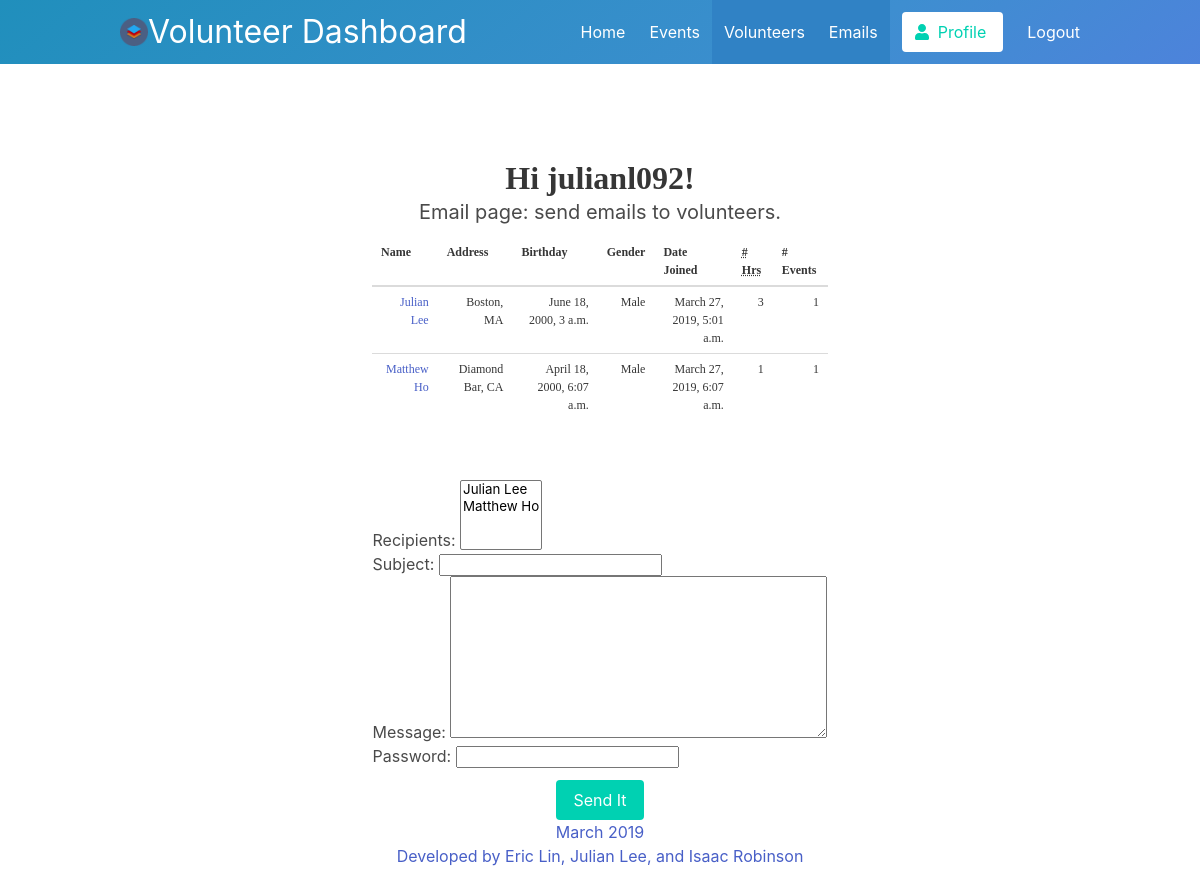
The page /emails/ (signed in) on the database its author committed.
### users/models.py (models this page shows, shortened)
class CustomUser(AbstractUser):
    first_name = models.CharField(max_length=30)
    last_name = models.CharField(max_length=30)
    REQUIRED_FIELDS = ['first_name', 'last_name', 'email']

### volunteers/models.py (models this page shows)
class Volunteer(models.Model):		# To store events
 	name = models.CharField(max_length=256)
 	address = models.CharField(max_length=256)
 	birthday = models.DateTimeField(default=timezone.now)	# default is today
 	gender = models.CharField(max_length=16)
 	email = models.EmailField()
 	date_joined = models.DateTimeField(default=timezone.now)  # keeps track of when they joined
 	num_hours = models.IntegerField(default=0)
 	num_events = models.IntegerField(default=0)
 	def __str__(self):
 		return self.name

### emails/views.py (the view, shortened to what this page needs)
def index(request):
    context = {'volunteers': Volunteer.objects.all(), 'form': EmailForm}
    if request.method == 'GET':
        return render (request, 'emails.html', context)
    return render(request, 'emails.html',context)

### templates/emails.html (shortened to what this page needs)
{% extends 'base.html' %}
{% block content %}
	{% if user.is_authenticated %}
    <section class="section">
      <div class="hero-body">
        <div class="container has-text-centered">
          <h1 class="title">
            Hi {{ user.username }}!
          </h1>
          <h2 class="subtitle">
            Email page: send emails to volunteers.
          </h2>
        </div>
        <div class="container has-text-centered">
          <div class="column is-6 is-offset-3">
            <table class="table">
              <thead>
                <tr>
                  <th> Name </th>
                  <th> Address </th>
                  <th> Birthday </th>
                  <th> Gender </th>
                  <th> Date Joined </th>
                  <th> <abbr title="Total hours volunteered"> # Hrs </abbr> </th>
                  <th> <abbr title="Number of events attended"> </abbr> # Events </th>
                </tr>
              </thead>
              <tbody>
                {% for volunteer in volunteers %}
                  <tr>
                    <td><a href="{% url 'edit_volunteer' %}?id={{volunteer.id}}"> {{volunteer.name}} </a></td>
                    <td> {{volunteer.address}} </td>
                    <td> {{volunteer.birthday}} </td>
                    <td> {{volunteer.gender}} </td>
                    <td> {{volunteer.date_joined}} </td>
                    <td> {{volunteer.num_hours}} </td>
                    <td> {{volunteer.num_events}} </td>
                  </tr>
                {% endfor %}
              </tbody>
            </table>
          </div>
        </div>
      </div>
      <form method="post">
        <div class="field is-grouped is-grouped-centered">
          <div class="control">
            {{ form.as_p }}
          </div>
        </div>
        <div class="field is-grouped is-grouped-centered">
          <div class="control">
            <button type="submit" class="button is-primary">Send It</button>
          </div>
        </div>
      </form>
      <div class="hero-foot is-light has-text-centered">
        <a>
          March 2019 <br>
          Developed by Eric Lin, Julian Lee, and Isaac Robinson
        </a>
      </div>
    </section>
	{% endif %}
{% endblock %}

### static/css/styles.css (style rules this page uses)
.title { font-family: Verdana; font-size: 15px; }
table { border-collapse:collapse; border: 0px; font-family: Verdana; color: #5C5558; font-size: 12px; text-align: right; }
td { padding-left: 10px; }

### rows shown on the page
CustomUser: username "julianl092"
Volunteer: name "Julian Lee", address "Boston, MA", birthday "June 18, 2000, 3 a.m.", gender "Male", date_joined "March 27, 2019, 5:01 a.m.", num_hours "3", num_events "1"
Volunteer: name "Matthew Ho", address "Diamond Bar, CA", birthday "April 18, 2000, 6:07 a.m.", gender "Male", date_joined "March 27, 2019, 6:07 a.m.", num_hours "1", num_events "1"
